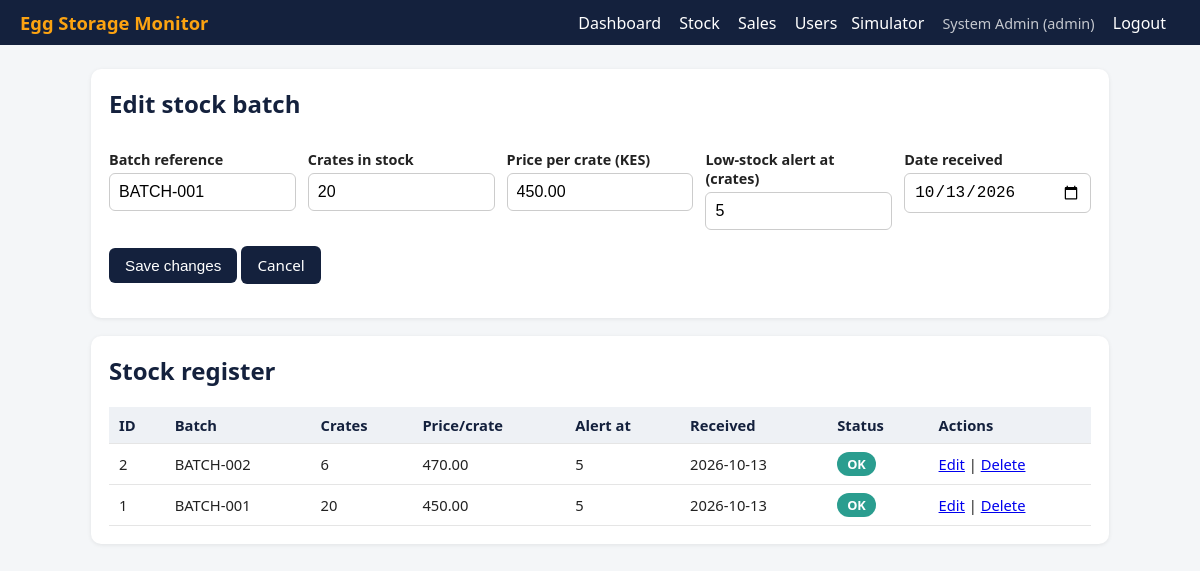
The app's page /stock.php?edit=1 (signed in) with its own data.
### tables this page shows
CREATE TABLE IF NOT EXISTS stock_registers (
  id              INT AUTO_INCREMENT PRIMARY KEY,
  batch_ref       VARCHAR(50) NOT NULL,
  crates_in_stock INT NOT NULL DEFAULT 0,
  price_per_crate DECIMAL(10,2) NOT NULL,
  low_stock_level INT NOT NULL DEFAULT 5,         
  received_date   DATE NOT NULL,
  updated_at      TIMESTAMP NOT NULL DEFAULT CURRENT_TIMESTAMP ON UPDATE CURRENT_TIMESTAMP
);

### db.php (called while the page is built, shortened)
<?php
function db(): PDO {
    static $pdo = null;
    if ($pdo === null) {
        $dsn = 'mysql:host=' . DB_HOST . ';dbname=' . DB_NAME . ';charset=utf8mb4';
        $pdo = new PDO($dsn, DB_USER, DB_PASS, [
            PDO::ATTR_ERRMODE            => PDO::ERRMODE_EXCEPTION,
            PDO::ATTR_DEFAULT_FETCH_MODE => PDO::FETCH_ASSOC,
            PDO::ATTR_EMULATE_PREPARES   => false,
        ]);
    }
    return $pdo;
}

### auth.php (called while the page is built, shortened)
<?php
require_once __DIR__ . '/db.php';
function e($v): string { return htmlspecialchars((string)$v, ENT_QUOTES, 'UTF-8'); }

### stock.php (the view, shortened to what this page needs)
<?php
require_once __DIR__ . '/auth.php';
$edit = null;
if (isset($_GET['edit'])) {
    $st = db()->prepare('SELECT * FROM stock_registers WHERE id=?');
    $st->execute([(int)$_GET['edit']]);
    $edit = $st->fetch() ?: null;
}
$rows = db()->query('SELECT * FROM stock_registers ORDER BY id DESC')->fetchAll();
require __DIR__ . '/partials/header.php';
?>
<div class="card">
  <h2><?= $edit ? 'Edit stock batch' : 'Add stock batch' ?></h2>
  <form method="post">
    <div class="row">
      <div><label>Batch reference</label><input name="batch_ref" value="<?= e($edit['batch_ref'] ?? '') ?>" required></div>
      <div><label>Crates in stock</label><input type="number" min="0" name="crates_in_stock" value="<?= e($edit['crates_in_stock'] ?? '') ?>" required></div>
      <div><label>Price per crate (KES)</label><input type="number" step="0.01" min="0" name="price_per_crate" value="<?= e($edit['price_per_crate'] ?? '') ?>" required></div>
      <div><label>Low-stock alert at (crates)</label><input type="number" min="0" name="low_stock_level" value="<?= e($edit['low_stock_level'] ?? 5) ?>" required></div>
      <div><label>Date received</label><input type="date" name="received_date" value="<?= e($edit['received_date'] ?? date('Y-m-d')) ?>" required></div>
    </div>
    <p><button type="submit"><?= $edit ? 'Save changes' : 'Add batch' ?></button>
       <?php if ($edit): ?> <a class="btn" href="stock.php">Cancel</a><?php endif; ?></p>
  </form>
</div>
<div class="card">
  <h2>Stock register</h2>
  <table>
    <tr><th>ID</th><th>Batch</th><th>Crates</th><th>Price/crate</th><th>Alert at</th><th>Received</th><th>Status</th><th>Actions</th></tr>
    <?php foreach ($rows as $r): $isLow = $r['crates_in_stock'] <= $r['low_stock_level']; ?>
    <tr>
      <td><?= $r['id'] ?></td><td><?= e($r['batch_ref']) ?></td><td><?= $r['crates_in_stock'] ?></td>
      <td><?= number_format($r['price_per_crate'], 2) ?></td><td><?= $r['low_stock_level'] ?></td>
      <td><?= e($r['received_date']) ?></td>
      <td><span class="badge <?= $isLow ? 'warn' : 'ok' ?>"><?= $isLow ? 'LOW' : 'OK' ?></span></td>
      <td><a href="stock.php?edit=<?= $r['id'] ?>">Edit</a> | <a href="stock.php?delete=<?= $r['id'] ?>">Delete</a></td>
    </tr>
    <?php endforeach; ?>
  </table>
</div>
<?php require __DIR__ . '/partials/footer.php';

### assets/style.css (style rules this page uses)
:root { --navy:#14213d;--gold:#fca311;--teal:#2a9d8f;--bg:#f4f6f8;--red:#d62828;--green:#2a9d8f }
* { box-sizing:border-box }
body { margin:0;font-family:Segoe UI,Arial,sans-serif;background:var(--bg);color:#222 }
.card { background:#fff;border-radius:10px;padding:18px;box-shadow:0 1px 4px rgba(0,0,0,.08);margin-bottom:18px }
.card h2,.card h3 { margin-top:0;color:var(--navy) }
.badge { display:inline-block;padding:3px 10px;border-radius:12px;font-size:.8rem;font-weight:600;color:#fff }
.badge.ok { background:var(--green) }
label { display:block;margin:10px 0 4px;font-weight:600;font-size:.9rem }
input,select { width:100%;padding:9px;border:1px solid #ccc;border-radius:6px;font-size:1rem }
button,.btn { background:var(--navy);color:#fff;border:0;padding:9px 16px;border-radius:6px;cursor:pointer;font-size:.95rem;text-decoration:none;display:inline-block }
table { width:100%;border-collapse:collapse }
th,td { padding:8px 10px;border-bottom:1px solid #e5e5e5;text-align:left;font-size:.92rem }
th { background:#eef1f5;color:var(--navy) }
.row { display:flex;gap:12px;flex-wrap:wrap }
.row>div { flex:1;min-width:150px }

### records on screen
stock_registers: batch_ref "BATCH-001", crates_in_stock "20", price_per_crate "450.00", low_stock_level "5", received_date "10/13/2026", id "1", received_date "2026-10-13", shows "OK"
stock_registers: id "2", batch_ref "BATCH-002", crates_in_stock "6", price_per_crate "470.00", low_stock_level "5", received_date "2026-10-13", shows "OK"

### other values on screen
$u['full_name'] "System Admin"
$u['role'] "admin"
